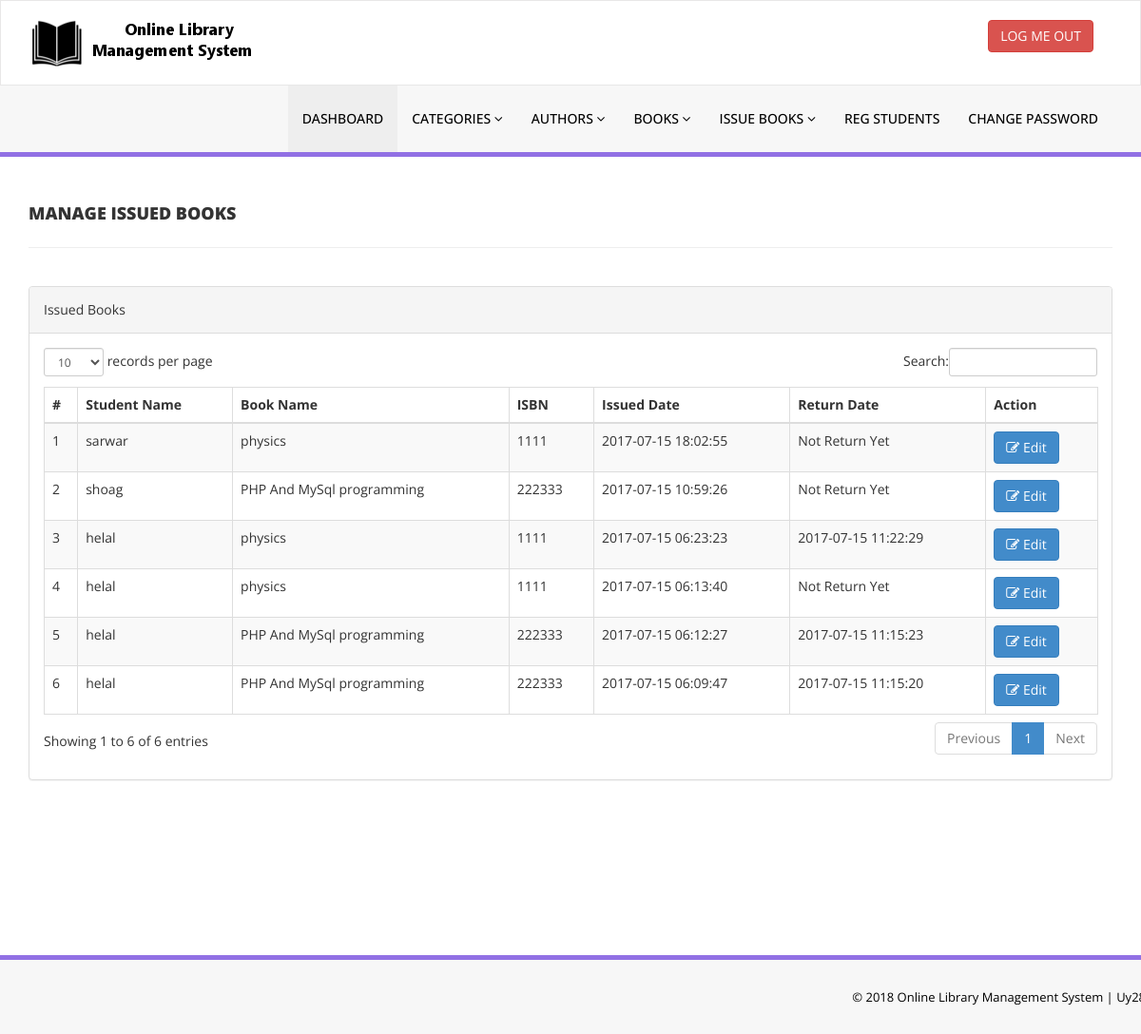
/library/admin/manage-issued-books.php (signed in), run on the app's committed database.
### tables this page shows
CREATE TABLE `tblissuedbookdetails` (
  `id` int(11) NOT NULL AUTO_INCREMENT,
  `BookId` int(11) DEFAULT NULL,
  `StudentID` varchar(150) DEFAULT NULL,
  `IssuesDate` timestamp NULL DEFAULT CURRENT_TIMESTAMP,
  `ReturnDate` timestamp NULL DEFAULT NULL ON UPDATE CURRENT_TIMESTAMP,
  `RetrunStatus` int(1) NOT NULL,
  `fine` int(11) DEFAULT NULL,
  PRIMARY KEY (`id`)
);

CREATE TABLE `tblstudents` (
  `id` int(11) NOT NULL AUTO_INCREMENT,
  `StudentId` varchar(100) DEFAULT NULL,
  `FullName` varchar(120) DEFAULT NULL,
  `EmailId` varchar(120) DEFAULT NULL,
  `MobileNumber` char(11) DEFAULT NULL,
  `Password` varchar(120) DEFAULT NULL,
  `Status` int(1) DEFAULT NULL,
  `RegDate` timestamp NULL DEFAULT CURRENT_TIMESTAMP,
  `UpdationDate` timestamp NULL DEFAULT NULL ON UPDATE CURRENT_TIMESTAMP,
  PRIMARY KEY (`id`),
  UNIQUE KEY `StudentId` (`StudentId`)
);

CREATE TABLE `tblbooks` (
  `id` int(11) NOT NULL AUTO_INCREMENT,
  `BookName` varchar(255) DEFAULT NULL,
  `CatId` int(11) DEFAULT NULL,
  `AuthorId` int(11) DEFAULT NULL,
  `ISBNNumber` int(11) DEFAULT NULL,
  `BookPrice` int(11) DEFAULT NULL,
  `RegDate` timestamp NULL DEFAULT CURRENT_TIMESTAMP,
  `UpdationDate` timestamp NULL DEFAULT NULL ON UPDATE CURRENT_TIMESTAMP,
  PRIMARY KEY (`id`)
);

### library/admin/manage-issued-books.php (the view, shortened to what this page needs)
<?php
include('includes/config.php');
if(strlen($_SESSION['alogin'])==0)
    {
header('location:index.php');
}
else{
    ?>
<!DOCTYPE html>
<html xmlns="http://www.w3.org/1999/xhtml">
<head>
    <link href="assets/css/bootstrap.css" rel="stylesheet" />
    <link href="assets/css/font-awesome.css" rel="stylesheet" />
    <link href="assets/js/dataTables/dataTables.bootstrap.css" rel="stylesheet" />
    <link href="assets/css/style.css" rel="stylesheet" />
</head>
<body>
<?php include('includes/header.php');?>
    <div class="content-wrapper">
         <div class="container">
        <div class="row pad-botm">
            <div class="col-md-12">
                <h4 class="header-line">Manage Issued Books</h4>
    </div>
     <div class="row">
</div>
        </div>
            <div class="row">
                <div class="col-md-12">
                    <div class="panel panel-default">
                        <div class="panel-heading">
                          Issued Books
                        </div>
                        <div class="panel-body">
                            <div class="table-responsive">
                                <table class="table table-striped table-bordered table-hover" id="dataTables-example">
                                    <thead>
                                        <tr>
                                            <th>#</th>
                                            <th>Student Name</th>
                                            <th>Book Name</th>
                                            <th>ISBN </th>
                                            <th>Issued Date</th>
                                            <th>Return Date</th>
                                            <th>Action</th>
                                        </tr>
                                    </thead>
                                    <tbody>
<?php $sql = "SELECT tblstudents.FullName,tblbooks.BookName,tblbooks.ISBNNumber,tblissuedbookdetails.IssuesDate,tblissuedbookdetails.ReturnDate,tblissuedbookdetails.id as rid from  tblissuedbookdetails join tblstudents on tblstudents.StudentId=tblissuedbookdetails.StudentId join tblbooks on tblbooks.id=tblissuedbookdetails.BookId order by tblissuedbookdetails.id desc";
$query = $dbh -> prepare($sql);
$query->execute();
$results=$query->fetchAll(PDO::FETCH_OBJ);
$cnt=1;
if($query->rowCount() > 0)
{
foreach($results as $result)
{               ?>
                                        <tr class="odd gradeX">
                                            <td class="center"><?php echo htmlentities($cnt);?></td>
                                            <td class="center"><?php echo htmlentities($result->FullName);?></td>
                                            <td class="center"><?php echo htmlentities($result->BookName);?></td>
                                            <td class="center"><?php echo htmlentities($result->ISBNNumber);?></td>
                                            <td class="center"><?php echo htmlentities($result->IssuesDate);?></td>
                                            <td class="center"><?php if($result->ReturnDate=="")
                                            {
                                                echo htmlentities("Not Return Yet");
                                            } else {
                                            echo htmlentities($result->ReturnDate);
}
                                            ?></td>
                                            <td class="center">
                                            <a href="update-issue-bookdeails.php?rid=<?php echo htmlentities($result->rid);?>"><button class="btn btn-primary"><i class="fa fa-edit "></i> Edit</button>
                                            </td>
                                        </tr>
 <?php $cnt=$cnt+1;}} ?>
                                    </tbody>
                                </table>
                            </div>
                        </div>
                    </div>
                </div>
            </div>
    </div>
    </div>
  <?php include('includes/footer.php');?>
</body>
</html>
<?php } ?>

### library/admin/includes/header.php (shortened to what this page needs)
<div class="navbar navbar-inverse set-radius-zero" >
        <div class="container">
            <div class="navbar-header">
                <a class="navbar-brand">
                    <img src="assets/img/logo.png" />
                </a>
            </div>
            <div class="right-div">
                <a href="logout.php" class="btn btn-danger pull-right">LOG ME OUT</a>
            </div>
        </div>
    </div>
    <section class="menu-section">
        <div class="container">
            <div class="row ">
                <div class="col-md-12">
                    <div class="navbar-collapse collapse ">
                        <ul id="menu-top" class="nav navbar-nav navbar-right">
                            <li><a href="dashboard.php" class="menu-top-active">DASHBOARD</a></li>
                            <li>
                                <a href="#" class="dropdown-toggle" id="ddlmenuItem" data-toggle="dropdown"> Categories <i class="fa fa-angle-down"></i></a>
                            </li>
                            <li>
                                <a href="#" class="dropdown-toggle" id="ddlmenuItem" data-toggle="dropdown"> Authors <i class="fa fa-angle-down"></i></a>
                            </li>
 <li>
                                <a href="#" class="dropdown-toggle" id="ddlmenuItem" data-toggle="dropdown"> Books <i class="fa fa-angle-down"></i></a>
                            </li>
                           <li>
                                <a href="#" class="dropdown-toggle" id="ddlmenuItem" data-toggle="dropdown"> Issue Books <i class="fa fa-angle-down"></i></a>
                            </li>
                             <li><a href="reg-students.php">Reg Students</a></li>
  <li><a href="change-password.php">Change Password</a></li>
                        </ul>
                    </div>
                </div>
            </div>
        </div>
    </section>

### library/admin/includes/footer.php
<section class="footer-section">
     <div class="container">
         <div class="row">
             <div class="col-md-12">
                &copy; 2018 Online Library Management System | <a href="https://poloey.gitlab.io/uy28/" target="_blank"  >Uy28</a>
             </div>
         </div>
     </div>
 </section>

### library/admin/assets/css/style.css (style rules this page uses)
.set-radius-zero { border-radius:0px; -moz-border-radius:0px; -webkit-border-radius:0px; }
.content-wrapper { margin-top: 40px; min-height:800px; padding-bottom:90px; }
.header-line { font-weight:900; padding-bottom:25px; border-bottom:1px solid #eeeeee; text-transform:uppercase; }
.pad-botm { padding-bottom:30px; }
.right-div { float: right; padding: 20px; }
#menu-top a { color:#000; text-decoration:none; font-weight:500; padding: 25px 15px 25px 15px; text-transform:uppercase; }
.menu-section { background-color: #f7f7f7; border-bottom:5px solid #9170E4; width:100% }
.menu-top-active { background-color:#eeeeee; }
.navbar-inverse { background-color: #FFF; border-color: rgba(155, 153, 153, 0.23); }
.navbar { min-height: 90px; margin-bottom: 0px; }
.footer-section { padding:25px 50px 25px 50px; color:#000; font-size:13px; background-color: #f7f7f7; text-align:right; border-top:5px solid #9170E4; }
.footer-section a, .footer-section a:hover { color:#000; }

### data on the page
tblissuedbookdetails: tblstudents.FullName "sarwar", BookId.BookName "physics", BookId.ISBNNumber "1111", IssuesDate "2017-07-15 18:02:55"
tblissuedbookdetails: tblstudents.FullName "shoag", BookId.BookName "PHP And MySql programming", BookId.ISBNNumber "222333", IssuesDate "2017-07-15 10:59:26"
tblissuedbookdetails: tblstudents.FullName "helal", BookId.BookName "physics", BookId.ISBNNumber "1111", IssuesDate "2017-07-15 06:23:23", ReturnDate "2017-07-15 11:22:29"
tblissuedbookdetails: tblstudents.FullName "helal", BookId.BookName "physics", BookId.ISBNNumber "1111", IssuesDate "2017-07-15 06:13:40"
tblissuedbookdetails: tblstudents.FullName "helal", BookId.BookName "PHP And MySql programming", BookId.ISBNNumber "222333", IssuesDate "2017-07-15 06:12:27", ReturnDate "2017-07-15 11:15:23"
tblissuedbookdetails: tblstudents.FullName "helal", BookId.BookName "PHP And MySql programming", BookId.ISBNNumber "222333", IssuesDate "2017-07-15 06:09:47", ReturnDate "2017-07-15 11:15:20"
